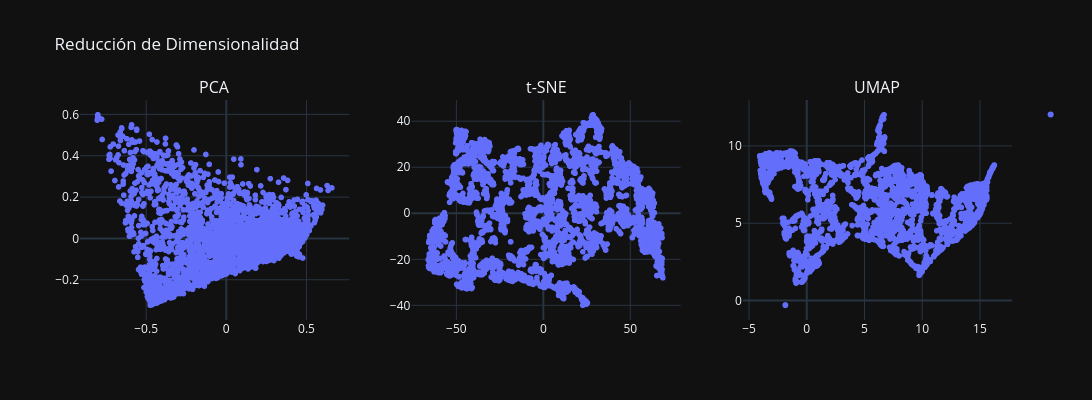

The notebook cell this image was saved under:
### Code cell
# Ignoramos el warning sobre n_jobs y random_state
import warnings

warnings.filterwarnings("ignore", category=UserWarning, module="umap")

# Utilice este código para ejecutar las pipelines y graficar.

pca_proj = pipeline_pca.fit_transform(df_retail)
tsne_proj = pipeline_tsne.fit_transform(df_retail)
umap_proj = pipeline_umap.fit_transform(df_retail)

fig = plot_dim_reductions(pca_proj, tsne_proj, umap_proj, name="Reducción de Dimensionalidad", colors=None)
fig.show()

### Figure 1 — Plotly figure (JSON) as saved in the notebook; plotly's stock layout.template omitted (floating-point values rounded to 4 significant figures; data arrays with more than 128 entries replaced by an {"elided": "..."} marker saying what was removed)
{"data": [{"hovertemplate": "x=%{x}<br>y=%{y}<extra></extra>", "legendgroup": "", "marker": {"color": "#636efa", "symbol": "circle"}, "mode": "markers", "name": "", "showlegend": true, "type": "scattergl", "x": {"elided": "2815 float values"}, "xaxis": "x", "y": {"elided": "2815 float values"}, "yaxis": "y"}, {"hovertemplate": "x=%{x}<br>y=%{y}<extra></extra>", "legendgroup": "", "marker": {"color": "#636efa", "symbol": "circle"}, "mode": "markers", "name": "", "showlegend": false, "type": "scattergl", "x": {"elided": "2815 float values"}, "xaxis": "x2", "y": {"elided": "2815 float values"}, "yaxis": "y2"}, {"hovertemplate": "x=%{x}<br>y=%{y}<extra></extra>", "legendgroup": "", "marker": {"color": "#636efa", "symbol": "circle"}, "mode": "markers", "name": "", "showlegend": false, "type": "scattergl", "x": {"elided": "2815 float values"}, "xaxis": "x3", "y": {"elided": "2815 float values"}, "yaxis": "y3"}], "layout": {"annotations": [{"font": {"size": 16}, "showarrow": false, "text": "PCA", "x": 0.1444, "xanchor": "center", "xref": "paper", "y": 1.0, "yanchor": "bottom", "yref": "paper"}, {"font": {"size": 16}, "showarrow": false, "text": "t-SNE", "x": 0.5, "xanchor": "center", "xref": "paper", "y": 1.0, "yanchor": "bottom", "yref": "paper"}, {"font": {"size": 16}, "showarrow": false, "text": "UMAP", "x": 0.8556, "xanchor": "center", "xref": "paper", "y": 1.0, "yanchor": "bottom", "yref": "paper"}], "height": 400, "title": {"text": "Reducción de Dimensionalidad"}, "width": 1200, "xaxis": {"anchor": "y", "domain": [0.0, 0.2889]}, "xaxis2": {"anchor": "y2", "domain": [0.3556, 0.6444]}, "xaxis3": {"anchor": "y3", "domain": [0.7111, 1.0]}, "yaxis": {"anchor": "x", "domain": [0.0, 1.0]}, "yaxis2": {"anchor": "x2", "domain": [0.0, 1.0]}, "yaxis3": {"anchor": "x3", "domain": [0.0, 1.0]}}}
